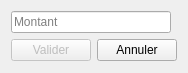
<?xml version="1.0" encoding="UTF-8"?>
<ui version="4.0">
 <class>RefillNote</class>
 <widget class="QDialog" name="RefillNote">
  <property name="geometry">
   <rect>
    <x>0</x>
    <y>0</y>
    <width>186</width>
    <height>73</height>
   </rect>
  </property>
  <property name="windowTitle">
   <string>Recharger une note</string>
  </property>
  <layout class="QGridLayout" name="gridLayout_2">
   <item row="4" column="0" colspan="2">
    <layout class="QGridLayout" name="button_layout">
     <item row="0" column="0">
      <widget class="QPushButton" name="valid_button">
       <property name="enabled">
        <bool>false</bool>
       </property>
       <property name="text">
        <string>Valider</string>
       </property>
       <property name="autoDefault">
        <bool>false</bool>
       </property>
       <property name="default">
        <bool>true</bool>
       </property>
      </widget>
     </item>
     <item row="0" column="3">
      <widget class="QPushButton" name="cancel_button">
       <property name="text">
        <string>Annuler</string>
       </property>
       <property name="autoDefault">
        <bool>false</bool>
       </property>
      </widget>
     </item>
    </layout>
   </item>
   <item row="3" column="0">
    <layout class="QGridLayout" name="main_layout">
     <item row="0" column="0">
      <widget class="Input" name="to_add">
       <property name="placeholderText">
        <string>Montant</string>
       </property>
      </widget>
     </item>
    </layout>
   </item>
  </layout>
 </widget>
 <customwidgets>
  <customwidget>
   <class>Input</class>
   <extends>QLineEdit</extends>
   <header>gui/input_widget</header>
  </customwidget>
 </customwidgets>
 <tabstops>
  <tabstop>valid_button</tabstop>
  <tabstop>cancel_button</tabstop>
 </tabstops>
 <resources/>
 <connections>
  <connection>
   <sender>cancel_button</sender>
   <signal>clicked()</signal>
   <receiver>RefillNote</receiver>
   <slot>reject()</slot>
   <hints>
    <hint type="sourcelabel">
     <x>144</x>
     <y>51</y>
    </hint>
    <hint type="destinationlabel">
     <x>110</x>
     <y>55</y>
    </hint>
   </hints>
  </connection>
  <connection>
   <sender>valid_button</sender>
   <signal>clicked()</signal>
   <receiver>RefillNote</receiver>
   <slot>accept()</slot>
   <hints>
    <hint type="sourcelabel">
     <x>49</x>
     <y>51</y>
    </hint>
    <hint type="destinationlabel">
     <x>92</x>
     <y>36</y>
    </hint>
   </hints>
  </connection>
 </connections>
</ui>
